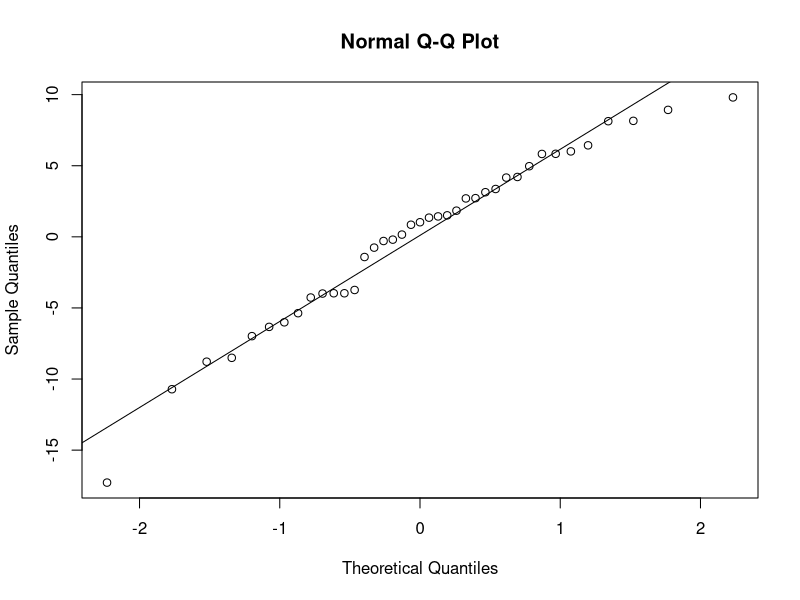
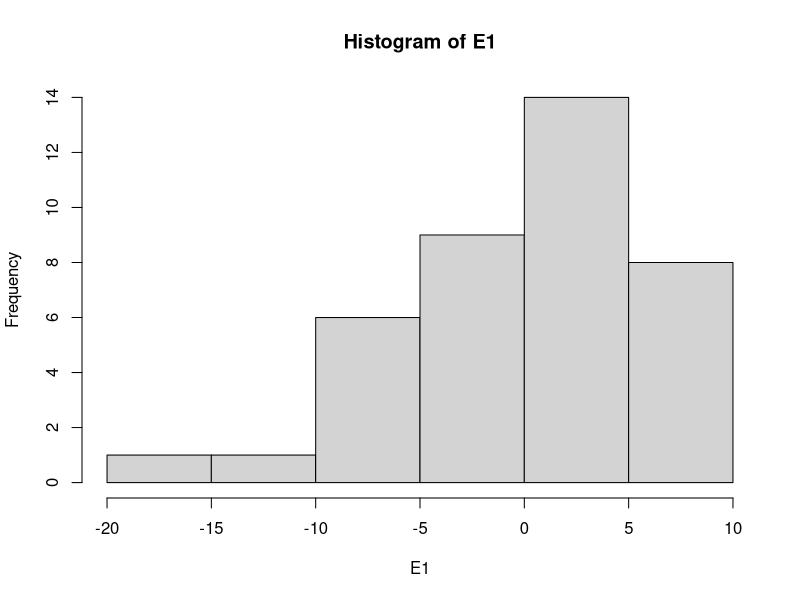
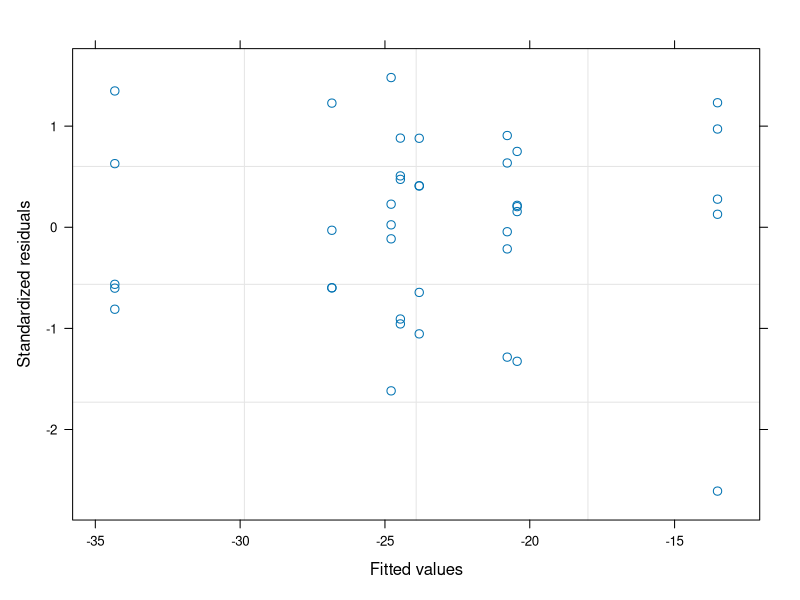

R code for these plots, in order: (Note: this script raises an error after producing the figures.)
#Author:  Clay Arango
#Creation date: 14-Feb-19
#Script to analyze NDS data from Summer 2018 WSB work with S. Roley and A. Alexiades

#packages
install.packages("nlme")
install.packages("nortest")
install.packages("dplyr")
install.packages("multcomp")
install.packages("MASS")
install.packages("ggplot2")
library(nlme)
library(nortest)
library(plyr)
library(dplyr)
library(multcomp)
library(MASS)
library(ggplot2)

#Load data
aht_summer <- read.table(file="aht_summer.csv", header=T, sep=",")

#set variable
d = aht_summer

#evaluate data to make sure factors are correct
names(d)
unique(d$nutrient) #control, N, NP, NPSi, NSi, P, PSi, Si
unique(d$N) #should be 0 and 1
unique(d$P) #should be 0 and 1
unique(d$Si) #should be 0 and 1
unique(d$top) #should be "sponge" and "glass"
#if need to change, use recode function below. 
d$top<-recode(d$top, "cellulose" ="sponge")
str(d)

#convert N and P vand Si alues (0 or 1 for absence or presence) to factors
d$N<-as.factor(d$N)
d$P<-as.factor(d$P)
d$Si<-as.factor(d$Si)
str(d)

#subset data into gpp and cr response
d.cr = subset(d, top=="sponge", data=d)
d.gpp = subset(d, top=="glass", data=d)

#calculate nrr for cr
x<-ddply(d.cr, "nutrient", summarise, ave_cr = mean(cr.area, na.rm=T)) #changed to ddply b/c allows
#to specify by column name - I had a csv file with the relevant column in a different position.
x
d.cr$cr.nrr = d.cr$cr.area/-20.436057 #divide by control ave_cr

#calculate nrr for gpp
x<- ddply(d.gpp, "nutrient", summarise, ave_gpp = mean(gpp.area, na.rm=T)) 
x
d.gpp$gpp.nrr = d.gpp$gpp.area/6.354663 #divide by control ave_gpp

############################################################
#analyze RESPIRATION data
############################################################

M1<-gls(cr.area~N*P*Si, data=d.cr, na.action=na.omit)
E1<-residuals(M1)
qqnorm(E1)
qqline(E1)
ad.test(E1)
   #residuals are more-or-less normally distributed, p=0.06625. A lot of wiggle around QQ line
hist(E1) #ok
plot(M1)# a little bit heteroscedastic but not dramatically so. less variation as values increase

plot(filter(d.cr, !is.na(cr.area)) %>% dplyr::select(nutrient), 
     E1, xlab="nutrient", ylab="Residuals")
bartlett.test(cr.area~nutrient, data=d.cr)
   #variance test OK

anova(M1)
  #P and NPSi interaction signficant. in figure, Si appears higher, NP lower, all others equal to Control

ggplot(data=d.cr, aes(x=nutrient, y = cr.area))+geom_boxplot()

x <- group_by(d.cr, nutrient) %>%  # Grouping function causes subsequent functions to aggregate by treatment
  summarize(cr.mean = abs(mean(cr.area, na.rm = TRUE)), # na.rm = TRUE to remove missing values
            cr.sd=abs(sd(cr.area, na.rm = TRUE)),  # na.rm = TRUE to remove missing values
            n = sum(!is.na(cr.area)), # of observations, excluding NAs. 
            cr.se=cr.sd/sqrt(n))

ggplot(data=x, aes(x=nutrient, y=cr.mean)) + 
  geom_bar(stat="identity", position=position_dodge(), color = "black") + 
  geom_errorbar(aes(ymin=cr.mean, ymax=cr.mean+cr.se), width=0.2, 
                position=position_dodge(0.9)) + 
  xlab("Nutrient") +
  ylab(expression(Respiration~(ug~O[2]~m^{-2}~h^{-1}))) +
  ylim(0,20) +
  labs(fill="Light") +
  theme_bw() +
  theme(panel.grid.major=element_blank(),
        panel.grid.minor=element_blank(),
        legend.title=element_text(size=6),
        legend.key=element_blank(), 
        legend.position=c(0.5,0.95), 
        legend.text=element_text(size=8), 
        legend.background=element_blank(), 
        legend.direction="horizontal", 
        legend.key.size=unit(0.3, "cm"), 
        axis.title.y=element_text(size=8), 
        axis.title.x=element_text(size=8), 
        axis.text.x=element_text(size=8))

#ggsave('output/figures/Roza_summer.tiff',
#       units="in",
#       width=3.25,
#       height=3.25,
#       dpi=1200,
#       compression="lzw")

############################################################
#analyze the PRODUCTION data
############################################################

M1<-gls(log10(gpp.area+1)~N*P*Si, data=d.gpp, na.action=na.omit) #had to log-transform
E1<-residuals(M1)
qqnorm(E1)
qqline(E1)
ad.test(E1)
  #with log transformation: looks better, p = 0.8947)
  #w/o transformation: residuals not normal (p = 0.012, clear deviation from QQ line)

hist(E1, xlab="residuals", main="")
plot(M1)

plot(filter(d.gpp, !is.na(gpp.area)) %>% dplyr::select(nutrient), 
     E1, xlab="nutrient", ylab="Residuals")
bartlett.test(gpp.area~nutrient, data=d.gpp)
   #variance increases with value, even with transformation. will use kruskal-wallis

ggplot(data=d.gpp, aes(x=nutrient, y = gpp.area))+geom_boxplot()# one funky control value!! check on it!!
anova(M1)#doing anova anyway
#nothing significant

kruskal.test(gpp.area~N+P+Si, data=d.gpp, na.action=na.omit)#kruskal-wallis can only have 1 factor


x <- group_by(d.gpp, nutrient) %>%  # Grouping function causes subsequent functions to aggregate by season and reach
  summarize(gpp.mean = abs(mean(gpp.area, na.rm = TRUE)), # na.rm = TRUE to remove missing values
            gpp.sd=abs(sd(gpp.area, na.rm = TRUE)),  # na.rm = TRUE to remove missing values
            n = sum(!is.na(gpp.area)), # of observations, excluding NAs. 
            gpp.se=gpp.sd/sqrt(n))

ggplot(data=x, aes(x=nutrient, y=gpp.mean)) + 
  geom_bar(stat="identity", position=position_dodge(), color = "black") + 
  geom_errorbar(aes(ymin=gpp.mean, ymax=gpp.mean+gpp.se), width=0.2, 
                position=position_dodge(0.9)) + 
  xlab("Nutrient") +
  ylab(expression(Production~(ug~O[2]~m^{-2}~h^{-1}))) +
  labs(fill="Light") +
  theme_bw() +
  theme(panel.grid.major=element_blank(),
        panel.grid.minor=element_blank(), 
        legend.title=element_text(size=6), 
        legend.key=element_blank(),  
        legend.position=c(0.5,0.95),  
        legend.text=element_text(size=8),  
        legend.background=element_blank(),  
        legend.direction="horizontal",  
        legend.key.size=unit(0.3, "cm"),  
        axis.title.y=element_text(size=8),  
        axis.title.x=element_text(size=8),  
        axis.text.x=element_text(size=8))

#ggsave('output/figures/gppByNutrient.tiff',
#       units="in",
#       width=3.25,
#       height=3.25,
#       dpi=1200,
#       compression="lzw")


#BELOW HERE IS NOT EDITED





############################################################
#analyze the CHL-A biomass on disks

M1<-gls(chla~N*P*light, data=roza_sum.chla, na.action=na.omit)
E1<-residuals(M1)
qqnorm(E1)
qqline(E1)
ad.test(E1)
  #residuals look bad (p=0.001)
hist(E1)
plot(M1)

vf1 = varIdent(form = ~ 1|N*P)
vf2 = varIdent(form = ~ 1|light)
vf3 = varIdent(form = ~ 1|N*P*light)
vf4 = varPower(form = ~ fitted(.)) 
vf5 = varExp(form = ~ fitted(.))
vf6 = varConstPower(form = ~ fitted(.))
vf7 = varExp(form = ~ fitted(.)|nutrient)

M2<-gls(chla~N*P*light, data=roza_sum.chla, na.action=na.omit, weights=vf1)
M3<-gls(chla~N*P*light, data=roza_sum.chla, na.action=na.omit, weights=vf2)
M4<-gls(chla~N*P*light, data=roza_sum.chla, na.action=na.omit, weights=vf3)
M5<-gls(chla~N*P*light, data=roza_sum.chla, na.action=na.omit, weights=vf4)
M6<-gls(chla~N*P*light, data=roza_sum.chla, na.action=na.omit, weights=vf5)
M7<-gls(chla~N*P*light, data=roza_sum.chla, na.action=na.omit, weights=vf6)
M8<-gls(chla~N*P*light, data=roza_sum.chla, na.action=na.omit, weights=vf7)

anova(M1,M2,M3,M4,M5,M6,M7,M8)

#M3 is best on AIC

E3<-residuals(M3)
qqnorm(E3)
qqline(E3)
ad.test(E3)
#residuals are not normal (p=0.001)
hist(E3, xlab="residuals", main="")
plot(M3)
  #hist and plot look good

plot(filter(roza_sum.chla, !is.na(chla)) %>% dplyr::select(light), 
     E3, xlab="light", ylab="Residuals")
bartlett.test(chla~light, data=roza_sum.chla)

plot(filter(roza_sum.chla, !is.na(chla)) %>% dplyr::select(nutrient), 
     E3, xlab="nutrient", ylab="Residuals")
bartlett.test(chla~nutrient, data=roza_sum.chla)

anova(M3)

#light is significant and N and P separately interact with light

x<-roza_sum.chla[complete.cases(roza_sum.chla$chla),]

with(x, 
     interaction.plot(nutrient,light,chla, 
                      ylim=c(0,1.5),lty=c(1,12),lwd=2,ylab="Chlorophyll a", 
                      xlab="Nutrient", trace.label="Light"))

x <- group_by(roza_sum.chla, nutrient, light) %>%  # Grouping function causes subsequent functions to aggregate by season and reach
  summarize(chla.mean = mean(chla, na.rm = TRUE), # na.rm = TRUE to remove missing values
            chla.sd=sd(chla, na.rm = TRUE),  # na.rm = TRUE to remove missing values
            n = sum(!is.na(chla)), # of observations, excluding NAs. 
            chla.se=chla.sd/sqrt(n))

ggplot(data=x, 
       aes(x=nutrient, y=chla.mean, fill=light)) + 
  geom_bar(stat="identity", position=position_dodge(), color = "black") + 
  geom_errorbar(aes(ymin=chla.mean, ymax=chla.mean+chla.se), width=0.2, 
                position=position_dodge(0.9)) + 
  scale_fill_manual(values=c("white","black")) +
  xlab("Nutrient") +
  ylab(expression(Chlorophyll~a~(ug~cm^{-2}))) +
  ylim(0,1.7) +
  labs(fill="Light") +
  theme_bw() +
  theme(panel.grid.major=element_blank(), 
        panel.grid.minor=element_blank(), 
        legend.title=element_text(size=6), 
        legend.key=element_blank(), 
        legend.position=c(0.5,0.95), 
        legend.text=element_text(size=8), 
        legend.background=element_blank(), 
        legend.direction="horizontal", 
        legend.key.size=unit(0.3, "cm"), 
        axis.title.y=element_text(size=8), 
        axis.title.x=element_text(size=8), 
        axis.text.x=element_text(size=8))

ggsave('output/figures/chlaByNutrientLight.tiff',
       units="in",
       width=3.25,
       height=3.25,
       dpi=1200,
       compression="lzw")



############################################################
############################################################
#calculate nrr mean and standard error
x1 <- group_by(roza_sum, nutrient, light) %>%  # Grouping function causes subsequent functions to aggregate by season and reach
  summarize(chla.nrr.mean = mean(chla.nrr, na.rm = TRUE), # na.rm = TRUE to remove missing values
            chla.nrr.sd=sd(chla.nrr, na.rm = TRUE),  # na.rm = TRUE to remove missing values
            chla.n = sum(!is.na(chla.nrr)), # of observations, excluding NAs. 
            chla.nrr.se=chla.nrr.sd/sqrt(chla.n))


x2 <- group_by(roza_sum, nutrient, light) %>%  # Grouping function causes subsequent functions to aggregate by season and reach
  summarize(gpp.nrr.mean = mean(gpp.nrr, na.rm = TRUE), # na.rm = TRUE to remove missing values
            gpp.nrr.sd=sd(gpp.nrr, na.rm = TRUE),  # na.rm = TRUE to remove missing values
            gpp.n = sum(!is.na(gpp.nrr)), # of observations, excluding NAs. 
            gpp.nrr.se=gpp.nrr.sd/sqrt(gpp.n))

x3 <- group_by(roza_sum, nutrient, light) %>%  # Grouping function causes subsequent functions to aggregate by season and reach
  summarize(cr.nrr.mean = mean(cr.nrr, na.rm = TRUE), # na.rm = TRUE to remove missing values
            cr.nrr.sd=sd(cr.nrr, na.rm = TRUE),  # na.rm = TRUE to remove missing values
            cr.n = sum(!is.na(cr.nrr)), # of observations, excluding NAs. 
            cr.nrr.se=cr.nrr.sd/sqrt(cr.n))

roza_sum.nrr<-cbind(x1,x2,x3)
roza_sum.nrr <- roza_sum.nrr[, !duplicated(colnames(roza_sum.nrr))]
write.csv(roza_sum.nrr, "roza_sum.nrr.csv")
